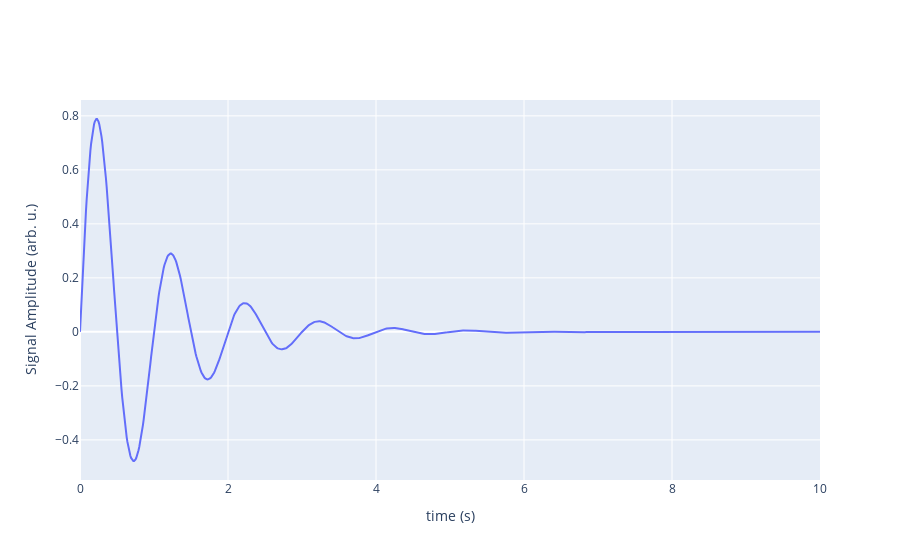

The notebook cell this image was saved under:
### Code cell
from math_functions import damp_sine_wave


x_samp = np.linspace(0, 10, 1000)
y_samp = damp_sine_wave(x_samp, frequency=1, damping_rate=0.1, phase=0)


fig = go.Figure().update_layout(width=900)

fig.add_trace(go.Scatter(name="fun", mode="lines", x=x_samp, y=y_samp))
fig.update_layout(
    xaxis_title="time (s)",
    yaxis_title="Signal Amplitude (arb. u.)",
)
fig.show()

### Figure 1 — Plotly figure (JSON) as saved in the notebook; plotly's stock layout.template omitted (floating-point values rounded to 4 significant figures; data arrays with more than 128 entries replaced by an {"elided": "..."} marker saying what was removed)
{"data": [{"mode": "lines", "name": "fun", "type": "scatter", "x": {"elided": "1000 float values"}, "y": {"elided": "1000 float values"}}], "layout": {"width": 900, "xaxis": {"title": {"text": "time (s)"}}, "yaxis": {"title": {"text": "Signal Amplitude (arb. u.)"}}}}
